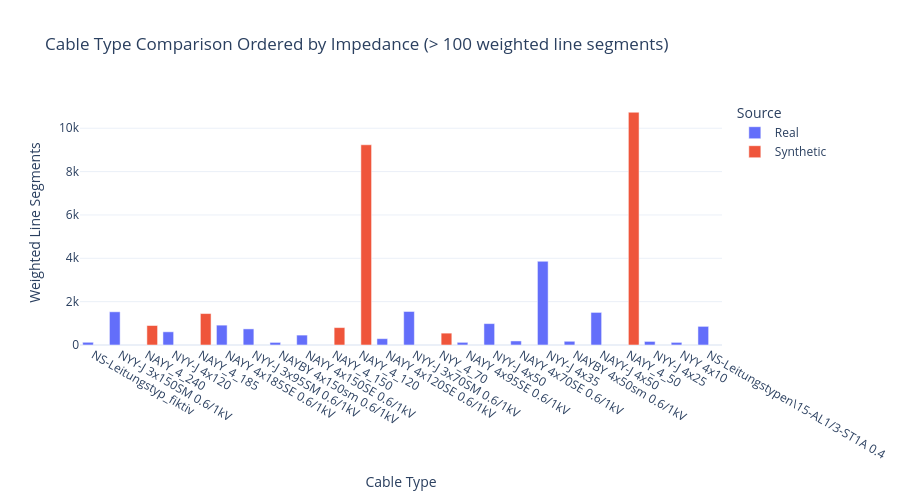

Notebook code for this chart:
### Code cell
_ = show_cable_type_comparison(
    PLZ,
    real_grid_dir=REAL_GRID_DIR,
    min_segment_count=MIN_CABLE_SEGMENTS,
 )

### Figure 1 — Plotly figure (JSON) as saved in the notebook; plotly's stock layout.template omitted (floating-point values rounded to 4 significant figures)
{"data": [{"alignmentgroup": "True", "customdata": [[1.223, 0.0], [40.34, 0.1453], [18.34, 0.1735], [30.45, 0.1836], [18.77, 0.208], [2.758, 0.2197], [11.69, 0.2218], [8.619, 0.2666], [32.89, 0.2788], [5.336, 0.3311], [20.88, 0.3961], [4.666, 0.4518], [56.19, 0.5309], [1.689, 0.6465], [22.28, 0.6466], [2.279, 0.7324], [1.749, 1.833], [10.97, 1.909]], "hovertemplate": "Source=Real<br>Cable Type=%{x}<br>Weighted Line Segments=%{y}<br>total_length_km=%{customdata[0]}<br>impedance_ohm_per_km=%{customdata[1]}<extra></extra>", "legendgroup": "Real", "marker": {"color": "#636efa", "pattern": {"shape": ""}}, "name": "Real", "offsetgroup": "Real", "orientation": "v", "showlegend": true, "textposition": "auto", "type": "bar", "x": ["NS-Leitungstyp_fiktiv", "NYY-J 3x150SM 0.6/1kV", "NYY-J 4x120", "NAYY 4x185SE 0.6/1kV", "NYY-J 3x95SM 0.6/1kV", "NAYBY 4x150sm 0.6/1kV", "NAYY 4x150SE 0.6/1kV", "NAYY 4x120SE 0.6/1kV", "NYY-J 3x70SM 0.6/1kV", "NAYY 4x95SE 0.6/1kV", "NYY-J 4x50", "NAYY 4x70SE 0.6/1kV", "NYY-J 4x35", "NAYBY 4x50sm 0.6/1kV", "NAYY-J 4x50", "NYY-J 4x25", "NYY 4x10", "NS-Leitungstypen\\15-AL1/3-ST1A 0.4"], "xaxis": "x", "y": [126.0, 1532.0, 609.0, 916.0, 743.0, 120.0, 457.0, 293.0, 1547.0, 123.0, 987.0, 187.0, 3863.0, 172.0, 1504.0, 165.0, 121.0, 860.0], "yaxis": "y"}, {"alignmentgroup": "True", "customdata": [[50.61, 0.1501], [52.23, 0.1825], [13.62, 0.2229], [206.2, 0.2388], [21.74, 0.2803], [225.7, 0.6473]], "hovertemplate": "Source=Synthetic<br>Cable Type=%{x}<br>Weighted Line Segments=%{y}<br>total_length_km=%{customdata[0]}<br>impedance_ohm_per_km=%{customdata[1]}<extra></extra>", "legendgroup": "Synthetic", "marker": {"color": "#EF553B", "pattern": {"shape": ""}}, "name": "Synthetic", "offsetgroup": "Synthetic", "orientation": "v", "showlegend": true, "textposition": "auto", "type": "bar", "x": ["NAYY_4_240", "NAYY_4_185", "NAYY_4_150", "NAYY_4_120", "NYY_4_70", "NAYY_4_50"], "xaxis": "x", "y": [899.0, 1451.0, 803.0, 9237.0, 547.0, 10740.0], "yaxis": "y"}], "layout": {"barmode": "group", "height": 500, "legend": {"title": {"text": "Source"}, "tracegroupgap": 0}, "title": {"text": "Cable Type Comparison Ordered by Impedance (> 100 weighted line segments)"}, "xaxis": {"anchor": "y", "categoryarray": ["NS-Leitungstyp_fiktiv", "NYY-J 3x150SM 0.6/1kV", "NAYY_4_240", "NYY-J 4x120", "NAYY_4_185", "NAYY 4x185SE 0.6/1kV", "NYY-J 3x95SM 0.6/1kV", "NAYBY 4x150sm 0.6/1kV", "NAYY 4x150SE 0.6/1kV", "NAYY_4_150", "NAYY_4_120", "NAYY 4x120SE 0.6/1kV", "NYY-J 3x70SM 0.6/1kV", "NYY_4_70", "NAYY 4x95SE 0.6/1kV", "NYY-J 4x50", "NAYY 4x70SE 0.6/1kV", "NYY-J 4x35", "NAYBY 4x50sm 0.6/1kV", "NAYY-J 4x50", "NAYY_4_50", "NYY-J 4x25", "NYY 4x10", "NS-Leitungstypen\\15-AL1/3-ST1A 0.4"], "categoryorder": "array", "domain": [0, 1], "title": {"text": "Cable Type"}}, "yaxis": {"anchor": "x", "domain": [0, 1], "title": {"text": "Weighted Line Segments"}}}}
